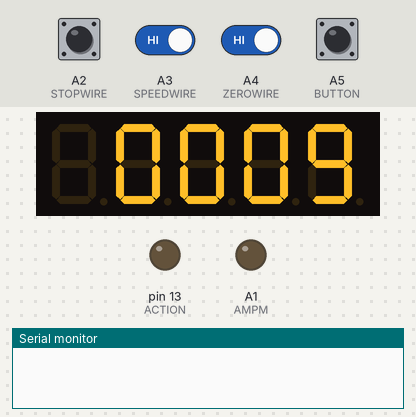
A sketch run on a simulated Arduino Uno, built with avr-gcc and run on an emulated ATmega328P. On the bench: 5-digit seven-segment display, output pins drawn as LEDs (lit = HIGH), the last lines printed to the serial monitor. Wiring (inferred from the names in the program): 5-digit 7-segment display, segments lit when LOW: segments pin 7, pin 8, pin 9, pin 10, pin 11, pin 12, A0; digit selects pin 4, pin 2, pin 3, pin 5, pin 6. The test bench sets the inputs (shaded band); at power-on: A2 (STOPWIRE), A3 (SPEEDWIRE), A4 (ZEROWIRE) HIGH, A5 (BUTTON) LOW. The segment pins are drawn as the display they are named for; pins used as bus, display or sensor lines are not drawn.

Above: at 1.2 s.
1.3 s: A3 (SPEEDWIRE) driven LOW
At 2.21 s:
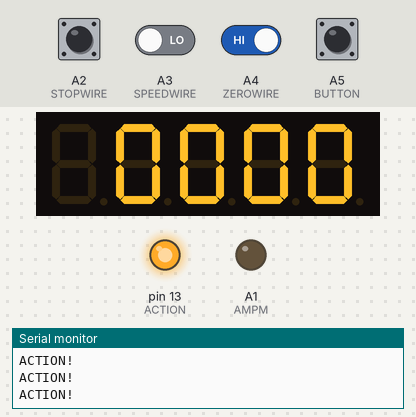
3.7 s: A5 (BUTTON) pulled HIGH for 1 s
At 4.81 s:
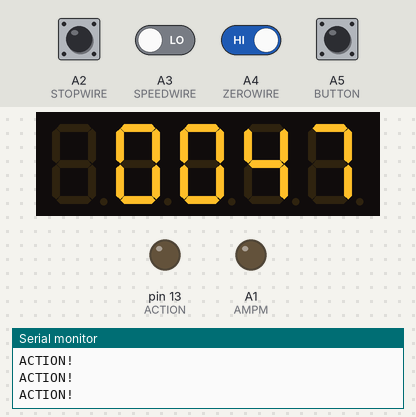
5.3 s: A2 (STOPWIRE) pulled LOW for 0.15 s
At 5.41 s:
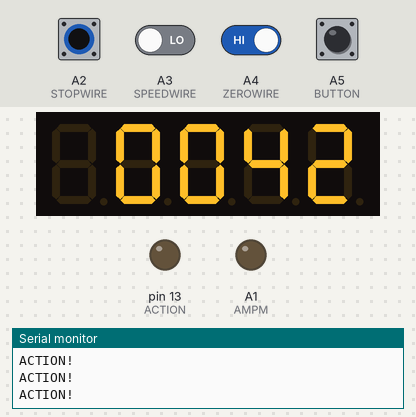
6.0 s: A5 (BUTTON) pulled HIGH for 1 s
At 6.85 s:
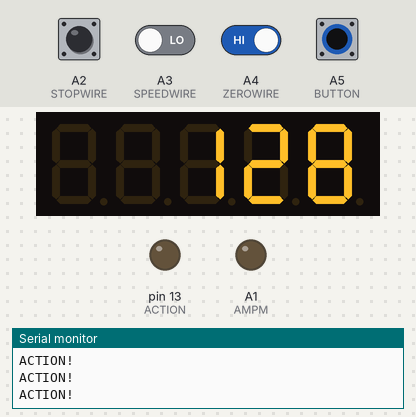
7.6 s: A4 (ZEROWIRE) driven LOW
At 10.42 s:
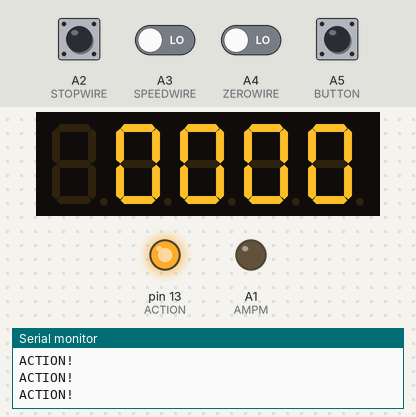
Timing chart, 0 to 10.5 s (numbered marks = the images above; inputs shaded):
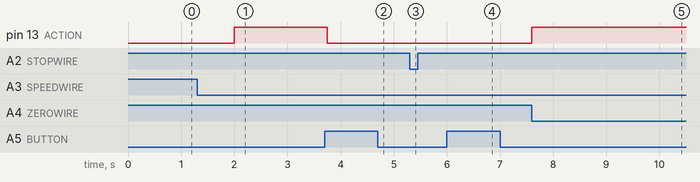

Measured:
- after the input at 1.3 s, pin 13 (ACTION): LOW → HIGH after 0.70 s
- after the input at 3.7 s, pin 13 (ACTION): HIGH → LOW after 0.05 s; the display: first differs from a run without the input after 0.14 s (image 2 shows a later state)
- after the input at 7.6 s, pin 13 (ACTION): LOW → HIGH at once

The sketch:

Bomb.ino
```cpp
#define DIGIT1 2
#define DIGIT2 3
#define DIGIT3 5
#define DIGIT4 6

#define SEGMENTA 7
#define SEGMENTB 8
#define SEGMENTC 9
#define SEGMENTD 10
#define SEGMENTE 11
#define SEGMENTF 12
#define SEGMENTG A0

#define COLON 4
#define AMPM A1

#define BUTTON A5

#define STOPWIRE  A2
#define SPEEDWIRE A3
#define ZEROWIRE  A4

#define ACTION 13

#define ON  HIGH
#define OFF LOW

#define DELAYTIME 50

unsigned short hours, minutes, seconds;
unsigned long lastTime;

int buttonState;
int lastButtonState = LOW;
unsigned long button_down_start = 0;
unsigned long lastDebounceTime = 0;
unsigned long debounceDelay = 50;

byte flash;
byte flash_on;
byte timer_stopped;

#define ONE_SECOND 1000
#define FLASH_TIME 100
unsigned long time_chunk;

void setup() {

  Serial.begin(9600);


  pinMode(DIGIT1, OUTPUT);
  pinMode(DIGIT2, OUTPUT);
  pinMode(DIGIT3, OUTPUT);
  pinMode(DIGIT4, OUTPUT);

  pinMode(SEGMENTA, OUTPUT);
  pinMode(SEGMENTB, OUTPUT);
  pinMode(SEGMENTC, OUTPUT);
  pinMode(SEGMENTD, OUTPUT);
  pinMode(SEGMENTE, OUTPUT);
  pinMode(SEGMENTF, OUTPUT);
  pinMode(SEGMENTG, OUTPUT);

  pinMode(COLON, OUTPUT);
  pinMode(AMPM, OUTPUT);


  pinMode(BUTTON, INPUT);


  pinMode(STOPWIRE, INPUT);
  pinMode(SPEEDWIRE, INPUT);
  pinMode(ZEROWIRE, INPUT);


  pinMode(ACTION, OUTPUT);


  hours = 0;
  minutes = 0;
  seconds = 10;

  flash = 0;
  flash_on = 0;
  timer_stopped = 0;

  time_chunk = ONE_SECOND;

  lastTime = millis();
}

void loop() {


  while (millis() - lastTime < time_chunk) {

    if (!flash || flash_on) {

      if (hours > 0) {
        clock_show_time(hours, minutes);
       if (seconds % 2 == 0) {
          clock_show_colon();
        }
      }
      else {
        clock_show_time(minutes, seconds);
        clock_show_colon();
      }

    }


    if (digitalRead(STOPWIRE) == LOW) {
      timer_stopped = true;
    }
    else {
      timer_stopped = false;
    }

    if (digitalRead(SPEEDWIRE) == LOW) {
      flash = 1;
      time_chunk = FLASH_TIME;
    }

    if (digitalRead(ZEROWIRE) == LOW) {
      hours = 0;
      minutes = 0;
      seconds = 0;
      time_chunk = FLASH_TIME;
    }


    int reading = digitalRead(BUTTON);


    if (reading != lastButtonState) {
      lastDebounceTime = millis();
    }

    if ((millis() - lastDebounceTime) > debounceDelay) {
      if (buttonState != reading) {
        button_down_start = millis();
      }

      buttonState = reading;


      if (buttonState == HIGH) {
        flash = 0;
        digitalWrite(ACTION, OFF);
        time_chunk = ONE_SECOND;


        if ((millis() % 10) == 0) {

          if ((millis() - button_down_start) > 5000) {
            seconds += 10;
            if (seconds > 59) seconds = 59;
          }


          incrementTime();
        }
      }
    }

    lastButtonState = reading;
  }

  lastTime += time_chunk;

  if (!timer_stopped) {
    decrementTime();
  }

  if (flash) {
    flash_on = !flash_on;
  }

}

void decrementTime() {

      if (seconds == 0) {

        if (minutes == 0) {

          if (hours == 0) {
            flash = 1;
            time_chunk = FLASH_TIME;
            do_action();
          }
          else {
            minutes = 59;
            hours--;
          }
        }
        else {
          seconds = 59;
          minutes--;
        }

      }
      else {
        seconds--;
      }
}


void incrementTime() {

  if (seconds == 59) {
    seconds = 0;

    if (minutes == 59) {
      minutes = 0;

      if (hours == 12) {
        hours = 1;
      }
      else {
        hours++;
      }
    }
    else {
      minutes++;
    }
  }
  else {
    seconds++;
  }
}


void clock_show_time(unsigned short hours, unsigned short minutes) {
  unsigned short i;
  unsigned short delaytime;
  unsigned short num_leds[10] = { 6, 2, 5, 5, 4, 5, 6, 3, 7, 6 };
  unsigned short digit[4];
  unsigned short hide_leading_hours_digit;


  if (hours > 99) hours = 99;
  if (minutes > 59) minutes = 59;


  if (hours < 10 && hours > 0) {
    hide_leading_hours_digit = 1;
  }
  else {
    hide_leading_hours_digit = 0;
  }

  digit[0] = hours / 10;
  digit[1] = hours % 10; // remainder
  digit[2] = minutes / 10;
  digit[3] = minutes % 10; // remainder

  for (i = hide_leading_hours_digit; i < 4; i++) {
    clock_all_off();
    clock_show_digit(i, digit[i]);
    delaytime = num_leds[digit[i]] * DELAYTIME;
    delayMicroseconds(delaytime);
  }

  clock_all_off();
}


void clock_all_off(void) {


  digitalWrite(DIGIT1, OFF);
  digitalWrite(DIGIT2, OFF);
  digitalWrite(DIGIT3, OFF);
  digitalWrite(DIGIT4, OFF);


  digitalWrite(SEGMENTA, ON);
  digitalWrite(SEGMENTB, ON);
  digitalWrite(SEGMENTC, ON);
  digitalWrite(SEGMENTD, ON);
  digitalWrite(SEGMENTE, ON);
  digitalWrite(SEGMENTF, ON);
  digitalWrite(SEGMENTG, ON);


  digitalWrite(COLON, OFF);
  digitalWrite(AMPM, OFF);
}


void clock_show_digit(unsigned short position, unsigned short value) {
  byte a;
  byte b;
  byte c;
  byte d;
  byte e;
  byte f;
  byte g;

  switch (position) {
    case 0:
      digitalWrite(DIGIT1, ON);
      break;
    case 1:
      digitalWrite(DIGIT2, ON);
      break;
    case 2:
      digitalWrite(DIGIT3, ON);
      break;
    case 3:
      digitalWrite(DIGIT4, ON);
      break;
  }

  a = !(value == 1 || value == 4);
  b = !(value == 5 || value == 6);
  c = !(value == 2);
  d = !(value == 1 || value == 4 || value == 7);
  e =  (value == 0 || value == 2 || value == 6 || value == 8);
  f = !(value == 1 || value == 2 || value == 3 || value == 7);
  g = !(value == 0 || value == 1 || value == 7);

  if (a) digitalWrite(SEGMENTA, OFF);
  if (b) digitalWrite(SEGMENTB, OFF);
  if (c) digitalWrite(SEGMENTC, OFF);
  if (d) digitalWrite(SEGMENTD, OFF);
  if (e) digitalWrite(SEGMENTE, OFF);
  if (f) digitalWrite(SEGMENTF, OFF);
  if (g) digitalWrite(SEGMENTG, OFF);
}


void clock_show_colon(void) {
  unsigned short delaytime;

  digitalWrite(COLON, ON);

  delaytime = DELAYTIME * 2;
  delayMicroseconds(delaytime);
  digitalWrite(COLON, OFF);
}


void clock_show_ampm(void) {
  unsigned short delaytime;

  digitalWrite(AMPM, ON);

  delaytime = DELAYTIME;
  delayMicroseconds(delaytime);
  digitalWrite(AMPM, OFF);
}


static void do_action(void) {
  digitalWrite(ACTION, ON);
  Serial.println("ACTION!");
}
```
